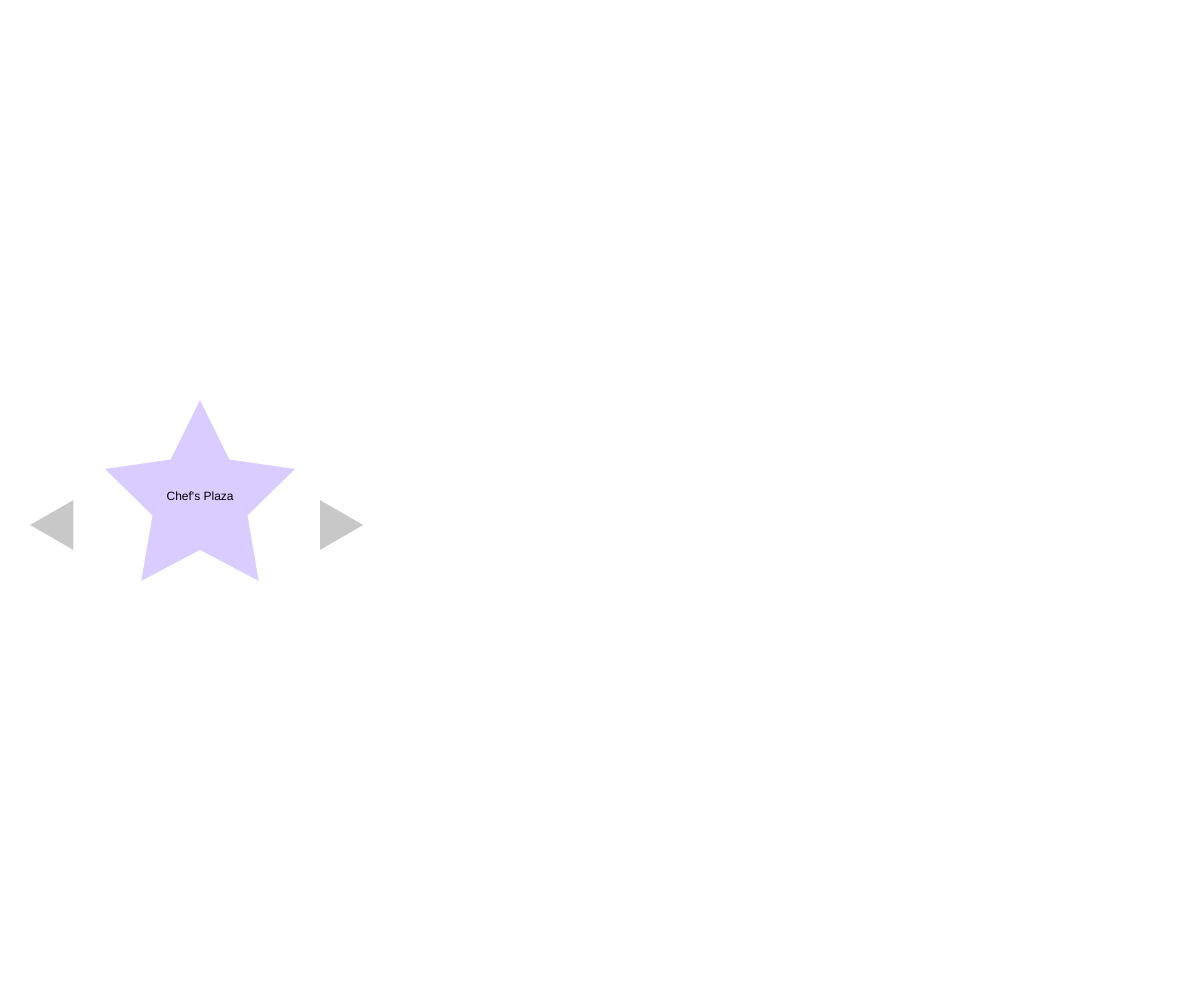
Frame 1 (no input)
Frame 60 (no input): identical to frame 1, image omitted
Frame 120 (the mouse pressed at the canvas centre since frame 60): identical to frame 1, image omitted

The p5.js sketch that drew this single still picture (run headless with seeded random() and noise() and a simulated clock; from frame 60 on, the mouse is pressed at the canvas centre):

// p5.js sketch
// ── sketch.js
stars = [];
projects = ["Chef's Plaza", "Restaurant Battle", "FridgeBuddy"]
let s = 50
let offset = 20
function setup() {
    colorMode(HSL)
    noStroke();
    createCanvas(windowWidth, windowHeight);
    background(220);
    star = new Star(200, height/2, 100, 50, 5, 0);
    arrow = new Arrow (star.x + star.radius1 + offset,star.y, 50,0,200);
    arrow1 = new Arrow(star.x - 50 - star.radius1 - offset,star.y,50,1,200);
}

function draw() {
    arrow1.fill = 200;
    arrow.fill = 200;
    
    colorMode(RGB)
    background(255);
    // draw  right arrow

    // if(arrow1.isMouseInArrow()){
    //     console.log("in arrow")
    //     arrow1.fill = 128
    // } else if (arrow.isMouseInArrow()) {
    //     console.log("in right")
    //     arrow.fill = 128
    // } else {
    //     arrow1.fill = 200;
    //     arrow.fill = 200
    // }

    star.drawStaticStar()
    arrow.drawArrow();
    arrow1.drawArrow()
}

function mouseClicked() {
    if (arrow1.mouseInArrow()) {
        star.project -= 1;
        if(star.project < 0){
            star.project = projects.length -1
        }
        colorMode(HSL)
        star.color = color(random(360), 100, 90);
    }
    else if (arrow.mouseInArrow()) {
        star.project = (star.project + 1) % 3
        colorMode(HSL)
        star.color = color(random(360), 100, 90);
    }
    
}

function windowResized() {
    resizeCanvas(windowWidth, windowHeight)
}

class Arrow {
    constructor(x, y, size, dir, fill) {
        this.x = x
        this.y = y
        this.size = size
        this.dir = dir
        this.fill = fill
    }

    drawArrow() {
        // draws from top left corner
        this.mouseInArrow();
        fill(this.fill)
        if (this.dir == 0) {
            beginShape();
            vertex(this.x, this.y)
            vertex(this.x+this.size*Math.sqrt(3)/2,this.y+this.size*1/2)
            vertex(this.x, this.y+this.size)
            endShape(CLOSE);
        }
        else if (this.dir == 1) {
            beginShape();
            vertex(this.x+this.size*Math.sqrt(3)/2, this.y)
            vertex(this.x,this.y+this.size*1/2)
            vertex(this.x+this.size*Math.sqrt(3)/2, this.y+this.size)
            endShape(CLOSE);
        }
    }

    mouseInArrow() {
        //center
        let x=this.x + this.size/2
        let y = this.y +this.size/2
        if(dist(mouseX,mouseY,x,y) <this.size/2.5) {
            this.fill = 128;
            return true
        }
        return false
    }
}

class Star {
    constructor(x, y, radius1, radius2, npoints, rot) {
        this.x = x;
        this.y = y;
        this.radius1 = radius1;
        this.radius2 = radius2;
        this.npoints = npoints;
        this.rot = rot
        this.color = color(random(360), 100, 90);
        this.noiseOffset = random(100);
        this.project = 0;
    }

    drawStaticStar() {

        let angle = TWO_PI / this.npoints;
        let halfAngle = angle / 2.0;

        fill(this.color);
        beginShape();
        for (let a = 0; a < TWO_PI; a += angle) {
            let sx = this.x + cos(a - HALF_PI) * this.radius1;
            let sy = this.y + sin(a - HALF_PI) * this.radius1;
            vertex(sx, sy);
            sx = this.x + cos(a + halfAngle - HALF_PI) * this.radius2;
            sy = this.y + sin(a + halfAngle - HALF_PI) * this.radius2;
            vertex(sx, sy);
        }
        endShape(CLOSE);
        fill(0)
        textAlign(CENTER)
        text(projects[this.project], this.x, this.y)
    }

    drawStar() {
        let angle = TWO_PI / this.npoints;
        let halfAngle = angle / 2.0;

        push();
        translate(this.x, this.y);
        rotate(this.rot);
        fill(this.color);
        beginShape();
        for (let a = 0; a < TWO_PI; a += angle) {
            let sx = 0 + cos(a) * this.radius1;
            let sy = 0 + sin(a) * this.radius1;
            vertex(sx, sy);
            sx = 0 + cos(a + halfAngle) * this.radius2;
            sy = 0 + sin(a + halfAngle) * this.radius2;
            vertex(sx, sy);
        }
        endShape(CLOSE);
        pop();
        this.rot += 0.01;
        this.y += 1;
        this.x += map(noise(this.noiseOffset), 0, 1, -1.5, 1.5);
        this.noiseOffset += 0.01;
        this.light += 0.01;
    }
}
